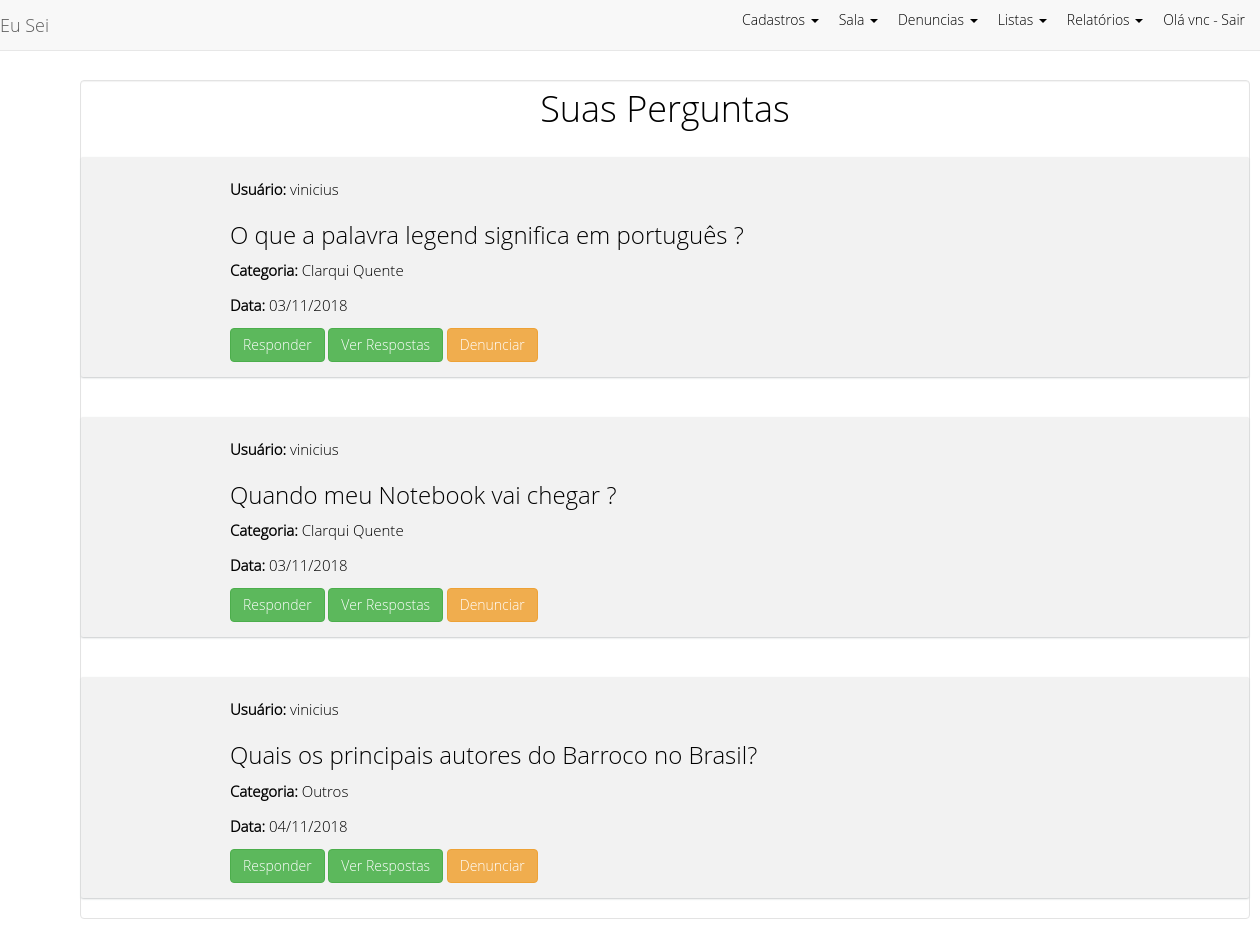
Screenshot of /admin/perguntas1.php?id=21 (signed in) with the database file from the repository.
### tables this page shows
CREATE TABLE IF NOT EXISTS `pergunta` (
  `idPergunta` int(11) NOT NULL AUTO_INCREMENT,
  `pergunta` text NOT NULL,
  `data` date NOT NULL,
  `idUsuario` int(11) NOT NULL,
  `idcategoria` int(11) NOT NULL,
  PRIMARY KEY (`idPergunta`),
  KEY `fk1_idx` (`idUsuario`),
  KEY `fk2_idx` (`idcategoria`)
);

CREATE TABLE IF NOT EXISTS `usuario` (
  `id` int(11) NOT NULL AUTO_INCREMENT,
  `nome` varchar(45) NOT NULL,
  `dataNasc` date NOT NULL,
  `email` varchar(100) NOT NULL,
  `imagem` varchar(200) DEFAULT NULL,
  `dataCad` date NOT NULL,
  `ativo` enum('Sim','Nao') NOT NULL,
  `tipo` enum('usu','adm','esp') NOT NULL,
  `idcategoria` int(11) DEFAULT NULL,
  `login` varchar(60) NOT NULL,
  `senha` varchar(60) NOT NULL,
  PRIMARY KEY (`id`),
  KEY `fk13_idx` (`idcategoria`)
);

CREATE TABLE IF NOT EXISTS `categoria` (
  `id` int(11) NOT NULL AUTO_INCREMENT,
  `categoria` varchar(50) NOT NULL,
  PRIMARY KEY (`id`)
);

### admin/perguntas1.php (the view, shortened to what this page needs)
<?php
include "menu.php";
include "../config/conecta.php";
?>
<div class="well container">
	<h1 style="color: #000">Suas Perguntas</h1>
	<?php
	if ( isset ($_GET["id"]) ) $idU = trim ( $_GET["id"] );
	$sql = "select p.*, c.categoria, u.nome from pergunta p join categoria c on (c.id = p.idcategoria ) join usuario u on (u.id = p.idUsuario) where idUsuario = $idU ";
	$consulta = $pdo->prepare($sql);
	$consulta->bindParam(1, $palavra);
	$consulta->execute();
	while ( $dados = $consulta->fetch(PDO::FETCH_OBJ) ) {
		$id = $dados->idPergunta;
		$pergunta = $dados->pergunta;
		$nome = $dados->nome;
		$data = $dados->data;
		$categoria = $dados->categoria;
		$data = date('d/m/Y', strtotime($data));
		?>
		<br>
		<div class="post" style="background: #F2F2F2">
			<div class="wrap-ut pull-left">
				<div class="userinfo pull-left">
				</div>
				<div class="posttext pull-left" id="menu">
					<p><strong>Usuário:</strong> <?=$nome;?></p>
					<h3><?=$pergunta;?></h3>
					<p><strong>Categoria:</strong> <?=$categoria;?></p>
					<p><strong>Data:</strong> <?=$data;?> </p>
					<a href="resposta.php?id=<?=$id;?>" class="btn btn-success">
						Responder
					</a>
					<a href="respostas.php?id=<?=$id;?>" class="btn btn-success">
						Ver Respostas
					</a>
					<a href="denPergunta.php?id=<?=$id;?>" class="btn btn-warning">
						Denunciar
					</a>
				</div>
				<div class="clearfix"></div>
			</div>
			<div class="clearfix"></div>
			</div><?php } ?>
	</div>
</body>
</html>

### css/admin.css (style rules this page uses)
body { padding: 80px; background: url(../admin/imagens/fundo2.jpg) !important; background-repeat: no-repeat; border-radius: 5px; }
h1, h2 { margin: 8px; color: #111; text-align: center; }
.well { padding: 80px; background: #fff !important; }
a { color: #666; }
h3 { color: #000; }
#menu p { font-size: 15px; color: #000; }
body { font-family: 'Open Sans Light', sans-serif; font-size: 14px; color: #989c9e; }
a { color: #363838; }
.post { background-color: #ffffff; border-radius: 2px; box-shadow: 0 1px 2px #c9cccd; margin-bottom: 20px; }
.post .wrap-ut { width: 85%; }
.post .userinfo { width: 15%; padding: 20px 0 15px 15px; }
.post .posttext { width: 85%; padding-right: 30px; padding-top: 20px; padding-bottom: 15px; color: #989c9e; font-size: 14px; font-family: 'Open Sans Light', sans-serif; line-height: 25px; }
@media (min-width: 1201px) { .container { padding: 0; } }

### rows the page displays
pergunta: idUsuario.nome "vinicius", pergunta "O que a palavra legend significa em português ?", idcategoria.categoria "Clarqui Quente", data "03/11/2018"
pergunta: idUsuario.nome "vinicius", pergunta "Quando meu Notebook vai chegar ?", idcategoria.categoria "Clarqui Quente", data "03/11/2018"
pergunta: idUsuario.nome "vinicius", pergunta "Quais os principais autores do Barroco no Brasil?", idcategoria.categoria "Outros", data "04/11/2018"

### other values shown
$_SESSION["admin"]["login"] "vnc"
